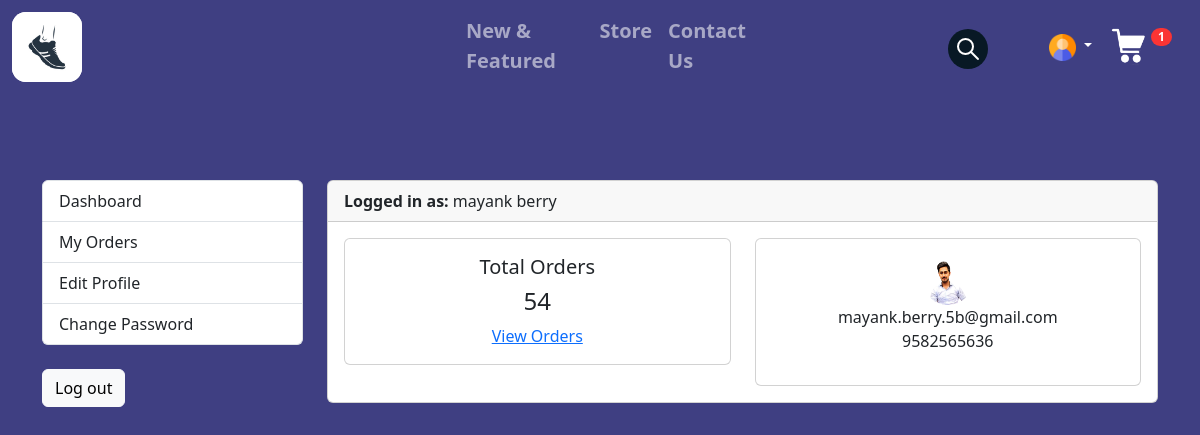
Screenshot of /accounts/dashboard/ (signed in) with the database file from the repository.
### accounts/models.py (models this page shows, shortened)
class Account(AbstractBaseUser):
    first_name     = models.CharField(max_length=50)
    last_name      = models.CharField(max_length=50)
    username       = models.CharField(max_length=50, unique=True)
    email          = models.EmailField(max_length=100, unique=True)
    phone_number   = models.CharField(max_length=50)
    date_joined    = models.DateTimeField(auto_now_add=True)
    last_login     = models.DateTimeField(auto_now_add=True)
    is_admin       = models.BooleanField(default=False)
    is_active      = models.BooleanField(default=False)
    is_staff       = models.BooleanField(default=False)
    is_superadmin  = models.BooleanField(default=False)
    USERNAME_FIELD = 'email'
    REQUIRED_FIELDS = ['username', 'first_name', 'last_name']
    objects = MyAccountManager()

class UserProfile(models.Model):
    user = models.OneToOneField(Account, on_delete=models.CASCADE)
    address_line_1 = models.CharField(blank=True, max_length=100)
    address_line_2 = models.CharField(blank=True, max_length=100)
    profile_picture = models.ImageField(blank=True, upload_to='userprofile')
    city = models.CharField(blank=True, max_length=20)
    state = models.CharField(blank=True, max_length=20)
    country = models.CharField(blank=True, max_length=20)

### accounts/views.py (the view)
# urls.py: path('dashboard/', views.dashboard, name='dashboard'),
@login_required(login_url = 'login')
def dashboard(request):
    orders = Order.objects.order_by('-created_at').filter(user_id=request.user.id, is_ordered=True)
    orders_count = orders.count()
    userprofile = UserProfile.objects.get(user_id=request.user.id)
    context = {
        'orders_count': orders_count,
        'userprofile': userprofile,
    }
    return render(request, 'accounts/dashboard.html', context)

### carts/context_processors.py (called while the page is built)
def counter(request):
    cart_count = 0
    if 'admin' in request.path:
        return {}
    else:
        try:
            cart = Cart.objects.filter(cart_id=_cart_id(request))
            if request.user.is_authenticated:
                cart_items = CartItem.objects.all().filter(user=request.user)
            else:
                cart_items = CartItem.objects.all().filter(cart=cart[:1])
            for cart_item in cart_items:
                cart_count += cart_item.quantity
        except Cart.DoesNotExist:
            cart_count = 0
    return dict(cart_count=cart_count)

### carts/views.py (called while the page is built)
def _cart_id(request):
    cart = request.session.session_key
    if not cart:
        cart = request.session.create()
    return cart

### category/context_processors.py (called while the page is built)
def menu_links(request):
    links = Category.objects.all()
    return dict(links=links)

### template/accounts/dashboard.html (shortened to what this page needs)
{% extends 'base.html' %}
{% block style %}
{% load static %}
<link rel="stylesheet" type="text/css" href="{% static 'css/dashboardstyle.css' %}">
{% endblock style %}
{% block body %}
<section class="section-content padding-y bg">
    <div class="container">
        <div class="row">
            {% include 'includes/dashboardsidebar.html' %}
            <main class="col-md-9">
                <article class="card">
                    <header class="card-header">
                        <strong class="d-inline-block mr-3">Logged in as: </strong>
                        <span>{{user.first_name}} {{user.last_name}}</span>
                    </header>
                    <div class="card-body">
                        <div class="row">
                            <div class="col-md-6">
                                <div class="card" id="user_info">
                                    <div class="card-body">
                                        <h5 class="card-title">Total Orders</h5>
                                        <h4>{{orders_count}}</h4>
                                        <a href="{% url 'my_orders' %}">View Orders</a>
                                    </div>
                                </div>
                            </div>
                            <div class="col-md-6">
                                <div class="card" id="user_info">
                                    <div class="card-body">
                                        <img src="{{userprofile.profile_picture.url}}" width="50" height="50" style="border-radius: 50%;">
                                        <p class="mb-0">{{user.email}}</p>
                                        <p>{{user.phone_number}}</p>
                                    </div>
                                </div>
                            </div>
                        </div>
                    </div>
                </article>
            </main>
        </div>
    </div>
</section>
{% endblock %}

### static/css/styles.css (style rules this page uses)
body { background-color: rgb(63, 63, 130); }
section { width: 100%; position: relative; overflow: hidden; }

### static/css/dashboardstyle.css (style rules this page uses)
html, body { height: 100%; }
.section-content { top : 180px; }
#user_info { text-align: center; }

### rows the page displays
Account: first_name "mayank", last_name "berry", email "mayank.berry.5b@gmail.com", phone_number "9582565636"
UserProfile: profile_picture (picture)

### other values shown
{{ cart_count }} "1"
{{ orders_count }} "54"
